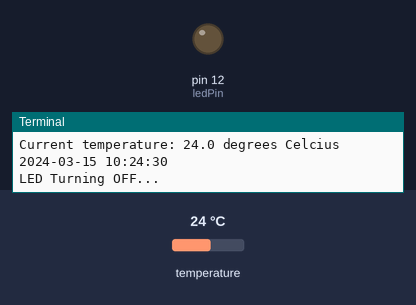
This program was run on a simulated Raspberry Pi (header pin numbers). On the bench: output pins drawn as LEDs (lit = HIGH), the last lines printed to the terminal. The test bench sets the inputs (shaded band); at power-on: temperature 24 °C. The clock reads 2024-03-15 10:24:30 at power-on unless the program sets it; web requests get an empty 200 reply after 0.4 s.

Above: at 1.2 s.
1.3 s: temperature set to 26.4 °C
8.5 s: temperature set to 27.4 °C
At 14.1 s:
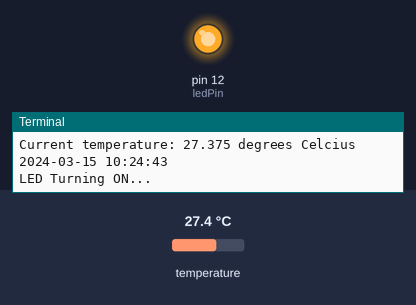
15.7 s: temperature set to 12 °C
At 20.6 s:
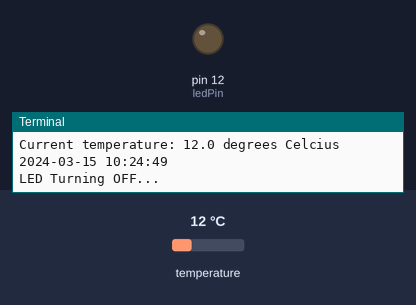
22.9 s: temperature set to 28 °C
At 26.0 s:
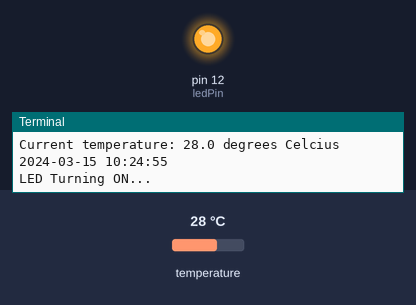
Timing chart, 0 to 27.5 s (numbered marks = the images above; inputs shaded):
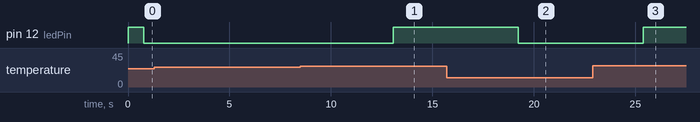

The program:

SG_RASP_PI_PYTHON.py
```python
import os
import glob
import time
import sys
import RPi.GPIO as GPIO
import time
import requests
import json
from datetime import datetime
from requests.auth import HTTPBasicAuth
from urllib import request, parse

json
GPIO.setmode(GPIO.BOARD)
GPIO.setwarnings(False)

#Temp sensor: Black - ground, yellow - data GPIO 4, red- 3.3v

#For led: Positive to a selected GPIO and  negative to ground
ledPin=12

GPIO.setup(ledPin,GPIO.OUT)
GPIO.output(ledPin,GPIO.HIGH)

#Setting up the file directory for receiving data in a textfile at a specific path
os.system('modprobe w1-gpio')
os.system('modprobe w1-therm')
base_dir = '/sys/bus/w1/devices/'
device_folder = glob.glob(base_dir + '28*')[0]
device_file = device_folder + '/w1_slave'

#Returns the generated lines from a specific textfile related to the
#temp sensor data collection
def read_temp_raw():
    f = open(device_file, 'r')
    lines = f.readlines()
    f.close()
    return lines

#Uses lines returned from read_temp_raw() to return the value of the
# tempeature in celsius and fahrenheit
def read_temp():
    lines = read_temp_raw()
    while lines[0].strip()[-3:] != 'YES':
        time.sleep(0.2)
        lines = read_temp_raw()
    equals_pos = lines[1].find('t=')
    if equals_pos != -1:
        temp_string = lines[1][equals_pos+2:]
        temp_c = float(temp_string) / 1000.0
        #temp_f = temp_c * 9.0 / 5.0 + 32.0

    ledstatus = 'OFF'

    if temp_c >= 27:
        GPIO.output(ledPin,GPIO.HIGH)

        ledstatus = 'ON'
    else:
        GPIO.output(ledPin,GPIO.LOW)
        ledstatus = 'OFF'

    return temp_c, ledstatus, datetime.now().strftime('%Y-%m-%d %H:%M:%S')

#main program execution
preledsta= "N/A"
while True:
    tempInC,ledsta, timestamp= read_temp()

    print ("Current temperature: " + str(tempInC) + " degrees Celcius   " + timestamp)
    if preledsta!=ledsta:
        print("LED Turning " + ledsta + "...")
    try:
        requests.post('http://23.97.147.23:3000/api/add_record', data={"temp":tempInC,"fan":ledsta, "timestamp": timestamp}, auth=HTTPBasicAuth('smart', 'garden'))
    except requests.Timeout:
    # back off and retry
        pass
    except requests.ConnectionError:
        pass
    time.sleep(5)
    preledsta = ledsta
```

Measured:
- the behaviour switches between 26.9 and 27 °C on temperature (found by bisection; images 0 and 1)
- after the input at 8.5 s, pin 12 (ledPin): LOW → HIGH after 4.6 s
- after the input at 15.7 s, pin 12 (ledPin): HIGH → LOW after 3.5 s
- after the input at 22.9 s, pin 12 (ledPin): LOW → HIGH after 2.5 s
